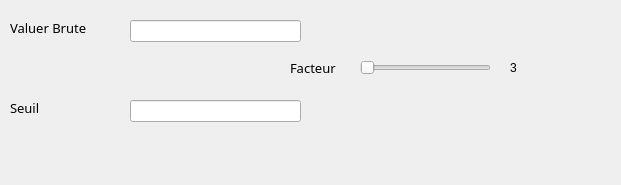
         <widget class="QWidget" name="page_11">
          <property name="geometry">
           <rect>
            <x>0</x>
            <y>0</y>
            <width>621</width>
            <height>185</height>
           </rect>
          </property>
          <attribute name="label">
           <string>Cotumes</string>
          </attribute>
          <widget class="QLabel" name="label_43">
           <property name="geometry">
            <rect>
             <x>510</x>
             <y>60</y>
             <width>21</width>
             <height>16</height>
            </rect>
           </property>
           <property name="styleSheet">
            <string notr="true">font: 10pt &quot;Uni Sans Book&quot;;</string>
           </property>
           <property name="text">
            <string>3</string>
           </property>
          </widget>
          <widget class="QLabel" name="label_44">
           <property name="geometry">
            <rect>
             <x>290</x>
             <y>60</y>
             <width>51</width>
             <height>16</height>
            </rect>
           </property>
           <property name="font">
            <font>
             <family>Uni Sans Book</family>
             <pointsize>10</pointsize>
             <weight>50</weight>
             <italic>false</italic>
             <bold>false</bold>
            </font>
           </property>
           <property name="styleSheet">
            <string notr="true">font: 10pt &quot;Uni Sans Book&quot;;</string>
           </property>
           <property name="text">
            <string>Facteur</string>
           </property>
          </widget>
          <widget class="QLabel" name="label_45">
           <property name="geometry">
            <rect>
             <x>10</x>
             <y>20</y>
             <width>101</width>
             <height>16</height>
            </rect>
           </property>
           <property name="font">
            <font>
             <family>Uni Sans Book</family>
             <pointsize>10</pointsize>
             <weight>50</weight>
             <italic>false</italic>
             <bold>false</bold>
            </font>
           </property>
           <property name="styleSheet">
            <string notr="true">font: 10pt &quot;Uni Sans Book&quot;;</string>
           </property>
           <property name="text">
            <string>Valuer Brute</string>
           </property>
          </widget>
          <widget class="QLabel" name="label_46">
           <property name="geometry">
            <rect>
             <x>10</x>
             <y>100</y>
             <width>101</width>
             <height>16</height>
            </rect>
           </property>
           <property name="font">
            <font>
             <family>Uni Sans Book</family>
             <pointsize>10</pointsize>
             <weight>50</weight>
             <italic>false</italic>
             <bold>false</bold>
            </font>
           </property>
           <property name="styleSheet">
            <string notr="true">font: 10pt &quot;Uni Sans Book&quot;;</string>
           </property>
           <property name="text">
            <string>Seuil</string>
           </property>
          </widget>
          <widget class="QSlider" name="horizontalSlider_11">
           <property name="geometry">
            <rect>
             <x>360</x>
             <y>60</y>
             <width>131</width>
             <height>16</height>
            </rect>
           </property>
           <property name="orientation">
            <enum>Qt::Horizontal</enum>
           </property>
          </widget>
          <widget class="QLineEdit" name="lineEdit_22">
           <property name="geometry">
            <rect>
             <x>130</x>
             <y>100</y>
             <width>171</width>
             <height>22</height>
            </rect>
           </property>
          </widget>
          <widget class="QLineEdit" name="lineEdit_23">
           <property name="geometry">
            <rect>
             <x>130</x>
             <y>20</y>
             <width>171</width>
             <height>22</height>
            </rect>
           </property>
          </widget>
         </widget>
